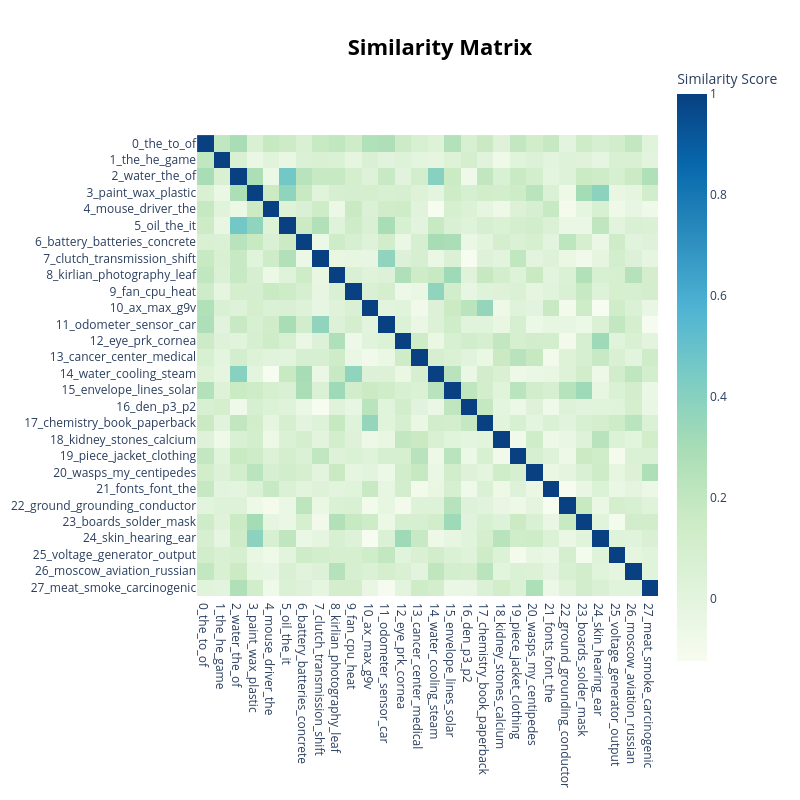

This figure's notebook cell:
### Code cell
model.visualize_heatmap()

### Figure 1 — Plotly figure (JSON) as saved in the notebook; plotly's stock layout.template omitted (floating-point values rounded to 4 significant figures; data arrays with more than 128 entries replaced by an {"elided": "..."} marker saying what was removed)
{"data": [{"coloraxis": "coloraxis", "hovertemplate": "x: %{x}<br>y: %{y}<br>Similarity Score: %{z}<extra></extra>", "name": "0", "type": "heatmap", "x": ["0_the_to_of", "1_the_he_game", "2_water_the_of", "3_paint_wax_plastic", "4_mouse_driver_the", "5_oil_the_it", "6_battery_batteries_concrete", "7_clutch_transmission_shift", "8_kirlian_photography_leaf", "9_fan_cpu_heat", "10_ax_max_g9v", "11_odometer_sensor_car", "12_eye_prk_cornea", "13_cancer_center_medical", "14_water_cooling_steam", "15_envelope_lines_solar", "16_den_p3_p2", "17_chemistry_book_paperback", "18_kidney_stones_calcium", "19_piece_jacket_clothing", "20_wasps_my_centipedes", "21_fonts_font_the", "22_ground_grounding_conductor", "23_boards_solder_mask", "24_skin_hearing_ear", "25_voltage_generator_output", "26_moscow_aviation_russian", "27_meat_smoke_carcinogenic"], "xaxis": "x", "y": ["0_the_to_of", "1_the_he_game", "2_water_the_of", "3_paint_wax_plastic", "4_mouse_driver_the", "5_oil_the_it", "6_battery_batteries_concrete", "7_clutch_transmission_shift", "8_kirlian_photography_leaf", "9_fan_cpu_heat", "10_ax_max_g9v", "11_odometer_sensor_car", "12_eye_prk_cornea", "13_cancer_center_medical", "14_water_cooling_steam", "15_envelope_lines_solar", "16_den_p3_p2", "17_chemistry_book_paperback", "18_kidney_stones_calcium", "19_piece_jacket_clothing", "20_wasps_my_centipedes", "21_fonts_font_the", "22_ground_grounding_conductor", "23_boards_solder_mask", "24_skin_hearing_ear", "25_voltage_generator_output", "26_moscow_aviation_russian", "27_meat_smoke_carcinogenic"], "yaxis": "y", "z": {"elided": "28x28 float values"}}], "layout": {"coloraxis": {"colorbar": {"title": {"text": "Similarity Score"}}, "colorscale": [[0, "rgb(247,252,240)"], [0.125, "rgb(224,243,219)"], [0.25, "rgb(204,235,197)"], [0.375, "rgb(168,221,181)"], [0.5, "rgb(123,204,196)"], [0.625, "rgb(78,179,211)"], [0.75, "rgb(43,140,190)"], [0.875, "rgb(8,104,172)"], [1, "rgb(8,64,129)"]]}, "height": 800, "hoverlabel": {"bgcolor": "white", "font": {"family": "Rockwell", "size": 16}}, "legend": {"title": {"text": "Trend"}}, "margin": {"t": 60}, "showlegend": true, "title": {"font": {"color": "Black", "size": 22}, "text": "<b>Similarity Matrix</b>", "x": 0.55, "xanchor": "center", "y": 0.95, "yanchor": "top"}, "width": 800, "xaxis": {"anchor": "y", "constrain": "domain", "domain": [0, 1], "scaleanchor": "y"}, "yaxis": {"anchor": "x", "autorange": "reversed", "constrain": "domain", "domain": [0, 1]}}}
